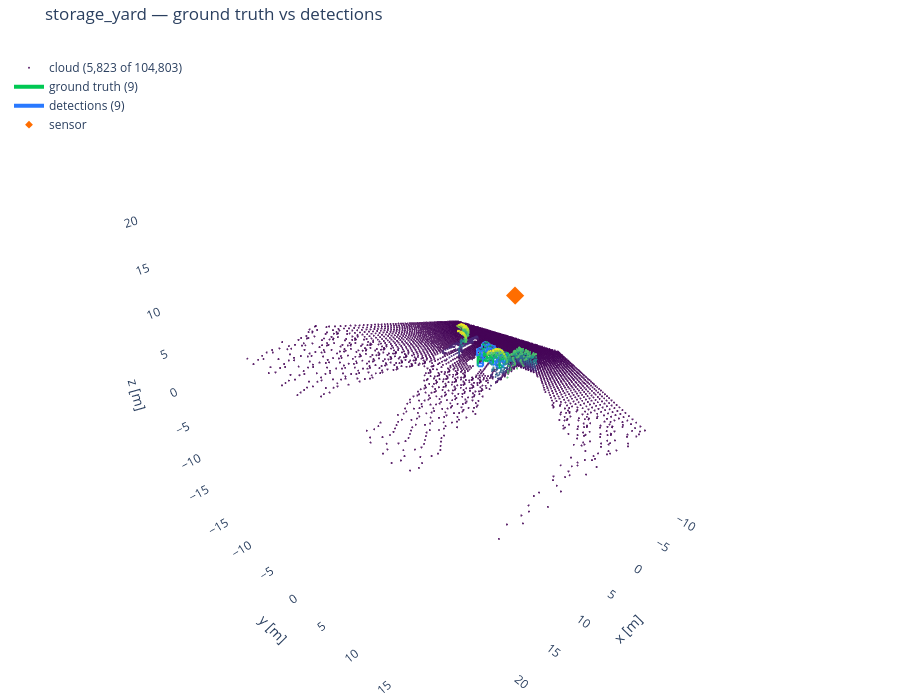

Here is the notebook cell this chart was saved with:
### Markdown cell above
## Interactive inspection — detections vs ground truth

The renders above are fixed projections, which is fine for browsing scene definitions but poor
for judging *why* a detection sits where it does. The view below is interactive: **drag to
rotate, scroll to zoom, double-click to reset.**

Ground truth is <span style="color:#00c853">**green**</span>, the detector output is
<span style="color:#2979ff">**blue**</span>, and the sensor is the
<span style="color:#ff6d00">**orange diamond**</span> — the same convention as
`tools/view_scene.py`. Where the two wireframes coincide the detection is correct to well under
the line width.

Change `SCENE` to any file in `config/scenes/` and re-run. Try `wall`: the detector recovers
almost none of it, because blocks laid in contact present no measurable interface. That is the
single largest open gap and it is tracked as the `assembly` family in the scenario matrix.

### Code cell
from blockpose.detection import DetectionParams, detect_scene_sample
from blockpose.scenes import generate_from_config, load_scene_config
from blockpose.viz import error_table, sample_figure

SCENE = "storage_yard"          # try: wall, stacked_blocks, storage_yard

# Pass the whole sample, not just points: without the sensor origin and rays the
# detector loses range-adaptive density scaling and free-space evidence, which
# on this scene alone drops recall from 9/9 to 1/9.
cfg = load_scene_config(SCENES_DIR / f"{SCENE}.yaml")
sample = generate_from_config(cfg, np.random.default_rng(0))
ground_truth = sample.ground_truth
detections = detect_scene_sample(sample, DetectionParams())

print(f"{SCENE}: {len(ground_truth)} ground-truth blocks, {len(detections)} detections")
for row in error_table(detections, ground_truth):
    if row["detection"] is None:
        print(f"   gt[{row['gt']:2d}]  MISSED")
    else:
        print(f"   gt[{row['gt']:2d}]  {row['translation_mm']:7.2f} mm"
              f"   {row['rotation_deg']:5.2f} deg")

sample_figure(
    sample,
    detections,
    title=f"{SCENE} — ground truth vs detections",
    max_points=6000,
)

### Figure 1 — Plotly figure (JSON) as saved in the notebook; plotly's stock layout.template omitted (floating-point values rounded to 4 significant figures; data arrays with more than 128 entries replaced by an {"elided": "..."} marker saying what was removed)
{"data": [{"hoverinfo": "skip", "marker": {"color": {"elided": "5823 float values"}, "colorscale": [[0.0, "#440154"], [0.1111, "#482878"], [0.2222, "#3e4989"], [0.3333, "#31688e"], [0.4444, "#26828e"], [0.5556, "#1f9e89"], [0.6667, "#35b779"], [0.7778, "#6ece58"], [0.8889, "#b5de2b"], [1.0, "#fde725"]], "opacity": 0.85, "showscale": false, "size": 1.2}, "mode": "markers", "name": "cloud (5,823 of 104,803)", "type": "scatter3d", "x": {"elided": "5823 float values"}, "y": {"elided": "5823 float values"}, "z": {"elided": "5823 float values"}}, {"hoverinfo": "name", "line": {"color": "#00c853", "width": 4}, "mode": "lines", "name": "ground truth (9)", "type": "scatter3d", "x": {"elided": "324 float values"}, "y": {"elided": "324 float values"}, "z": {"elided": "324 float values"}}, {"hoverinfo": "name", "line": {"color": "#2979ff", "width": 4}, "mode": "lines", "name": "detections (9)", "type": "scatter3d", "x": {"elided": "324 float values"}, "y": {"elided": "324 float values"}, "z": {"elided": "324 float values"}}, {"marker": {"color": "#ff6d00", "size": 6, "symbol": "diamond"}, "mode": "markers", "name": "sensor", "type": "scatter3d", "x": [-6.0], "y": [-1.0], "z": [4.5]}], "layout": {"height": 700, "legend": {"x": 0.01, "xanchor": "left", "y": 0.98, "yanchor": "top"}, "margin": {"b": 0, "l": 0, "r": 0, "t": 40}, "scene": {"aspectmode": "cube", "xaxis": {"range": [-12.44, 27.57], "showbackground": false, "title": {"text": "x [m]"}}, "yaxis": {"range": [-18.31, 21.7], "showbackground": false, "title": {"text": "y [m]"}}, "zaxis": {"range": [-18.21, 21.8], "showbackground": false, "title": {"text": "z [m]"}}}, "showlegend": true, "title": {"text": "storage_yard — ground truth vs detections"}}}
